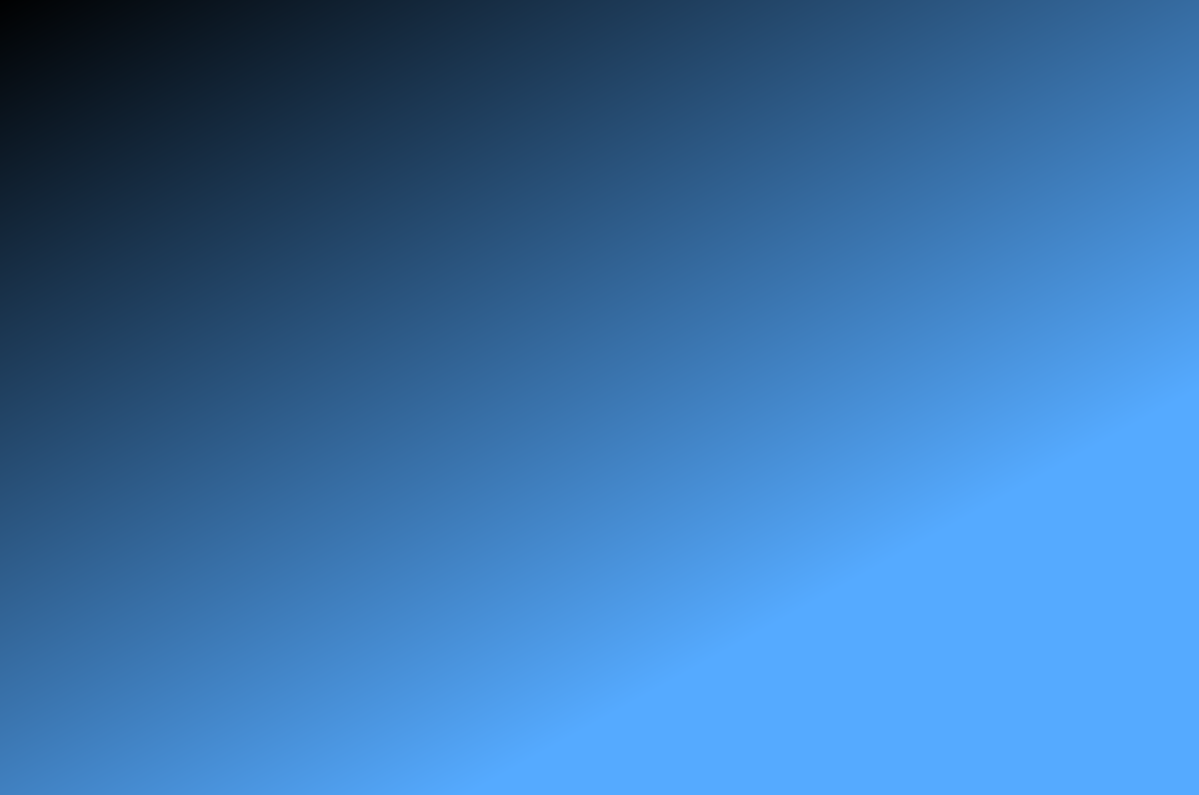
<?xml version="1.0" encoding="UTF-8"?>
<ui version="4.0">
 <class>Dialog</class>
 <widget class="QDialog" name="Dialog">
  <property name="geometry">
   <rect>
    <x>0</x>
    <y>0</y>
    <width>1199</width>
    <height>795</height>
   </rect>
  </property>
  <property name="windowTitle">
   <string>Dialog</string>
  </property>
  <widget class="QWidget" name="widget" native="true">
   <property name="geometry">
    <rect>
     <x>-10</x>
     <y>0</y>
     <width>1211</width>
     <height>800</height>
    </rect>
   </property>
   <property name="styleSheet">
    <string notr="true">QWidget#widget{
background-color:qlineargradient(spread:pad, x1:0, y1:0, x2:0.653409, y2:0.772727, stop:0 rgba(0, 0, 0, 255), stop:1 rgba(85, 170, 255, 255));}</string>
   </property>
   <widget class="QLabel" name="error_label">
    <property name="geometry">
     <rect>
      <x>20</x>
      <y>490</y>
      <width>1161</width>
      <height>101</height>
     </rect>
    </property>
    <property name="font">
     <font>
      <pointsize>30</pointsize>
     </font>
    </property>
    <property name="styleSheet">
     <string notr="true">color: red</string>
    </property>
    <property name="text">
     <string/>
    </property>
    <property name="alignment">
     <set>Qt::AlignCenter</set>
    </property>
   </widget>
  </widget>
 </widget>
 <resources/>
 <connections/>
</ui>
